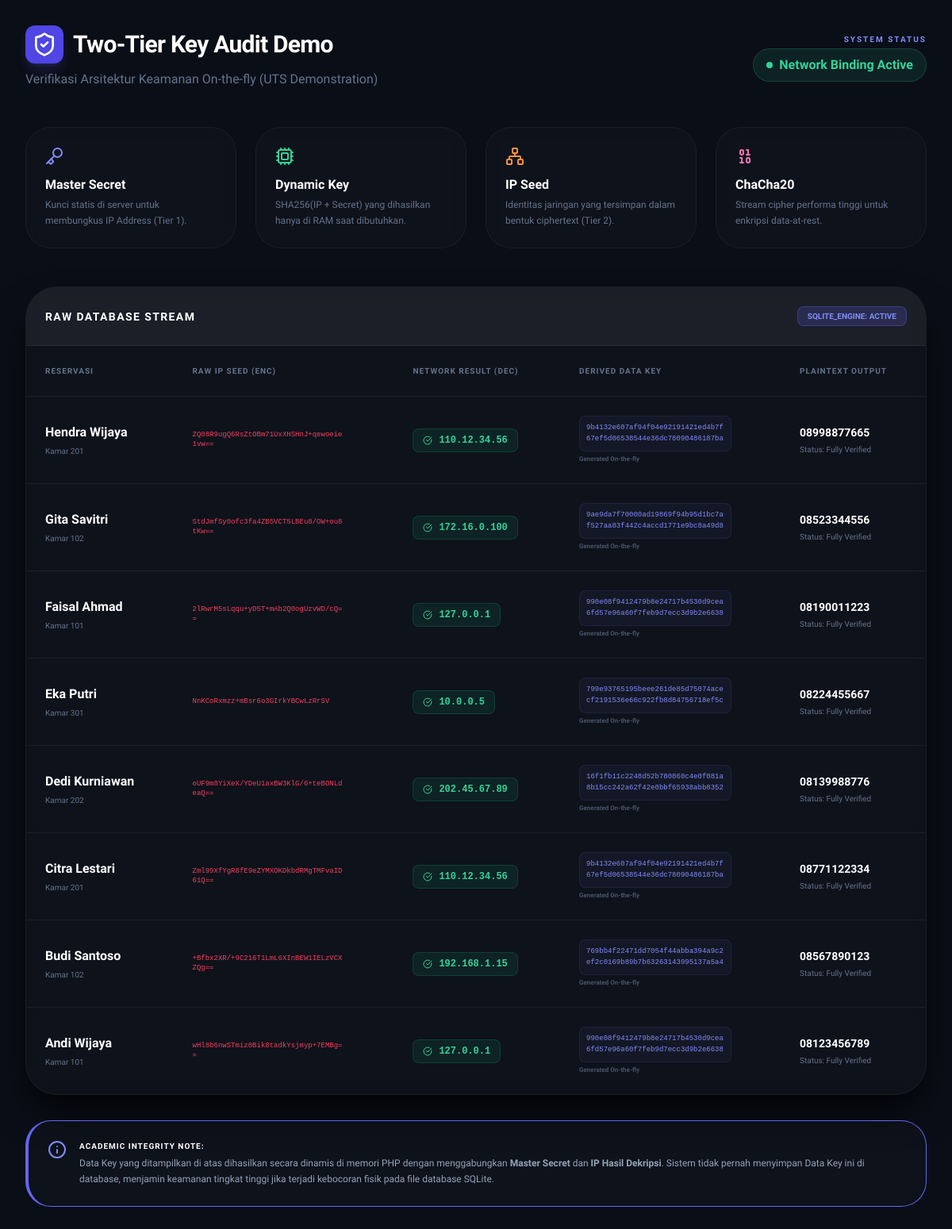
The page /audit_demo.php on the database its author committed.
### tables this page shows
CREATE TABLE reservations (
        id INTEGER PRIMARY KEY AUTOINCREMENT,
        customer_name TEXT,
        phone TEXT,
        email TEXT,
        address TEXT,
        check_in DATE,
        check_out DATE,
        notes TEXT, -- ATURAN 2: Sekarang Plaintext
        room_id INTEGER,
        status TEXT DEFAULT 'pending',
        encrypted_ip_seed TEXT, -- ATURAN 1 & 2: IP Terbungkus Master Key
        FOREIGN KEY(room_id) REFERENCES rooms(id)
    );

CREATE TABLE rooms (
        id INTEGER PRIMARY KEY AUTOINCREMENT,
        room_number TEXT UNIQUE,
        type TEXT,
        price INTEGER,
        status TEXT DEFAULT 'available'
    );

### helpers/security_helper.php (called while the page is built, shortened)
<?php
class SecurityHelper {
    private static function getMasterKey() {
        return hash('sha256', MASTER_SECRET, true);
    }
    public static function getDataKey($ip_address) {
        return hash('sha256', $ip_address . MASTER_SECRET, true);
    }
    public static function decryptData($ciphertext, $ip_address) {
        $key = self::getDataKey($ip_address);
        return self::coreDecrypt($ciphertext, $key);
    }
    public static function decryptIP($encrypted_ip) {
        $key = self::getMasterKey();
        return self::coreDecrypt($encrypted_ip, $key);
    }
    private static function coreDecrypt($base64_data, $key) {
        $decoded = base64_decode($base64_data);
        if (function_exists('sodium_crypto_stream_chacha20_xor')) {
            $nonce_len = 8;
            if (strlen($decoded) < $nonce_len) return "";
            $nonce = substr($decoded, 0, $nonce_len);
            $ciphertext = substr($decoded, $nonce_len);
            return (string)sodium_crypto_stream_chacha20_xor($ciphertext, $nonce, $key);
        } else {
            $nonce_len = 16;
            $nonce = substr($decoded, 0, $nonce_len);
            $ciphertext = substr($decoded, $nonce_len);
            return (string)openssl_decrypt($ciphertext, 'chacha20', $key, OPENSSL_RAW_DATA, $nonce);
        }
    }
}
?>

### audit_demo.php (the view, shortened to what this page needs)
<?php
require_once 'helpers/security_helper.php';
$db = new PDO("sqlite:" . DB_PATH);
$db->setAttribute(PDO::ATTR_ERRMODE, PDO::ERRMODE_EXCEPTION);
$query = "SELECT r.*, rm.room_number
          FROM reservations r
          JOIN rooms rm ON r.room_id = rm.id
          ORDER BY r.id DESC";
$data = $db->query($query)->fetchAll(PDO::FETCH_ASSOC);
?>
<!DOCTYPE html>
<html lang="en">
<head>
    <script src="https://cdn.tailwindcss.com"></script>
</head>
<body class="bg-[#0a0e17] text-slate-300 min-h-screen p-8">
    <div class="max-w-7xl mx-auto">
        <div class="flex justify-between items-center mb-12">
            <div>
                <h1 class="text-3xl font-black text-white tracking-tight flex items-center gap-3">
                    <span class="p-2 bg-indigo-600 rounded-xl shadow-lg shadow-indigo-500/20">
                        <i data-lucide="shield-check" class="w-8 h-8"></i>
                    </span>
                    Two-Tier Key Audit Demo
                </h1>
                <p class="text-slate-500 mt-2 font-medium">Verifikasi Arsitektur Keamanan On-the-fly (UTS Demonstration)</p>
            </div>
            <div class="text-right">
                <div class="text-[10px] font-bold text-indigo-400 uppercase tracking-[0.2em] mb-1">System Status</div>
                <div class="flex items-center gap-2 text-emerald-400 font-bold bg-emerald-400/10 px-4 py-2 rounded-full border border-emerald-400/20">
                    <span class="w-2 h-2 bg-emerald-400 rounded-full animate-pulse"></span>
                    Network Binding Active
                </div>
            </div>
        </div>
        <div class="grid grid-cols-1 md:grid-cols-4 gap-6 mb-12">
            <div class="glass p-6 rounded-[2rem]">
                <div class="text-indigo-400 mb-3"><i data-lucide="key" class="w-6 h-6"></i></div>
                <h3 class="text-white font-bold mb-1">Master Secret</h3>
                <p class="text-xs text-slate-500 leading-relaxed">Kunci statis di server untuk membungkus IP Address (Tier 1).</p>
            </div>
            <div class="glass p-6 rounded-[2rem]">
                <div class="text-emerald-400 mb-3"><i data-lucide="cpu" class="w-6 h-6"></i></div>
                <h3 class="text-white font-bold mb-1">Dynamic Key</h3>
                <p class="text-xs text-slate-500 leading-relaxed">SHA256(IP + Secret) yang dihasilkan hanya di RAM saat dibutuhkan.</p>
            </div>
            <div class="glass p-6 rounded-[2rem]">
                <div class="text-orange-400 mb-3"><i data-lucide="network" class="w-6 h-6"></i></div>
                <h3 class="text-white font-bold mb-1">IP Seed</h3>
                <p class="text-xs text-slate-500 leading-relaxed">Identitas jaringan yang tersimpan dalam bentuk ciphertext (Tier 2).</p>
            </div>
            <div class="glass p-6 rounded-[2rem]">
                <div class="text-pink-400 mb-3"><i data-lucide="binary" class="w-6 h-6"></i></div>
                <h3 class="text-white font-bold mb-1">ChaCha20</h3>
                <p class="text-xs text-slate-500 leading-relaxed">Stream cipher performa tinggi untuk enkripsi data-at-rest.</p>
            </div>
        </div>
        <div class="glass rounded-[2.5rem] overflow-hidden shadow-2xl shadow-black">
            <div class="p-6 bg-white/5 border-b border-white/5 flex items-center justify-between">
                <div class="text-sm font-bold text-white uppercase tracking-widest">Raw Database Stream</div>
                <div class="text-[10px] bg-indigo-500/20 text-indigo-400 px-3 py-1 rounded-lg border border-indigo-500/30 font-bold">SQLITE_ENGINE: ACTIVE</div>
            </div>
            <div class="overflow-x-auto">
                <table class="w-full text-left border-collapse">
                    <thead>
                        <tr class="text-[10px] font-black uppercase tracking-[0.1em] text-slate-500 border-b border-white/5">
                            <th class="p-6">Reservasi</th>
                            <th class="p-6">Raw IP Seed (Enc)</th>
                            <th class="p-6">Network Result (Dec)</th>
                            <th class="p-6">Derived Data Key</th>
                            <th class="p-6">Plaintext Output</th>
                        </tr>
                    </thead>
                    <tbody class="divide-y divide-white/5">
                        <?php foreach ($data as $row): ?>
                        <?php
                            $enc_ip = $row['encrypted_ip_seed'] ?? '';
                            $ip_asli = SecurityHelper::decryptIP($enc_ip);
                            $data_key = bin2hex(SecurityHelper::getDataKey($ip_asli));
                            $phone_dec = SecurityHelper::decryptData($row['phone'] ?? '', $ip_asli);
                        ?>
                        <tr class="group hover:bg-white/[0.02] transition-colors">
                            <td class="p-6">
                                <div class="text-white font-bold"><?= htmlspecialchars($row['customer_name'] ?? '') ?></div>
                                <div class="text-[10px] text-slate-500 mt-1">Kamar <?= $row['room_number'] ?></div>
                            </td>
                            <td class="p-6">
                                <div class="font-mono text-[9px] text-rose-500 break-all w-48 leading-tight">
                                    <?= $enc_ip ?>
                                </div>
                            </td>
                            <td class="p-6">
                                <div class="inline-flex items-center gap-2 bg-emerald-500/10 text-emerald-400 px-3 py-1.5 rounded-lg border border-emerald-500/20 font-mono text-xs font-bold">
                                    <i data-lucide="check-circle" class="w-3 h-3"></i>
                                    <?= $ip_asli ?: 'FAILED' ?>
                                </div>
                            </td>
                            <td class="p-6">
                                <div class="font-mono text-[9px] text-indigo-400 bg-indigo-400/5 p-2 rounded-lg border border-indigo-400/10 w-48 break-all">
                                    <?= $data_key ?>
                                </div>
                                <div class="text-[8px] text-slate-600 mt-1 font-bold">Generated On-the-fly</div>
                            </td>
                            <td class="p-6">
                                <div class="text-sm font-bold text-white">
                                    <?= htmlspecialchars($phone_dec) ?>
                                </div>
                                <div class="text-[10px] text-slate-500 mt-1">Status: Fully Verified</div>
                            </td>
                        </tr>
                        <?php endforeach; ?>
                    </tbody>
                </table>
            </div>
        </div>
        <div class="mt-8 p-6 glass rounded-[2rem] border-l-4 border-indigo-500 flex gap-4">
            <div class="text-indigo-400"><i data-lucide="info" class="w-6 h-6"></i></div>
            <div class="text-xs leading-relaxed text-slate-400">
                <strong class="text-white block mb-1 uppercase tracking-widest text-[10px]">Academic Integrity Note:</strong>
                Data Key yang ditampilkan di atas dihasilkan secara dinamis di memori PHP dengan menggabungkan <strong>Master Secret</strong> dan <strong>IP Hasil Dekripsi</strong>.
                Sistem tidak pernah menyimpan Data Key ini di database, menjamin keamanan tingkat tinggi jika terjadi kebocoran fisik pada file database SQLite.
            </div>
        </div>
    </div>
</body>
</html>

### audit_demo.php (style rules this page uses)
body { font-family: 'Plus Jakarta Sans', sans-serif; }
.font-mono { font-family: 'JetBrains Mono', monospace; }
.glass { background: rgba(255, 255, 255, 0.02); backdrop-filter: blur(10px); border: 1px solid rgba(255, 255, 255, 0.05); }

### rows shown on the page
reservations: customer_name "Hendra Wijaya", room.room_number "201", encrypted_ip_seed "ZQ08R9ugQ6RsZtOBm71UxXHSHnJ+qewoeie1vw==", encrypted_ip_seed "110.12.34.56", encrypted_ip_seed "9b4132e607af94f04e92191421ed4b7f67ef5d06538544e36dc78090486187ba", phone_dec "08998877665"
reservations: customer_name "Gita Savitri", room.room_number "102", encrypted_ip_seed "StdJmfSy0ofc3fa4ZB5VCT5LBEu8/OW+ou8tKw==", encrypted_ip_seed "172.16.0.100", encrypted_ip_seed "9ae9da7f70000ad19869f94b95d1bc7af527aa83f442c4accd1771e9bc8a49d8", phone_dec "08523344556"
reservations: customer_name "Faisal Ahmad", room.room_number "101", encrypted_ip_seed "2lRwrM5sLqqu+yD5T+mAb2Q0ogUzvWD/cQ==", encrypted_ip_seed "127.0.0.1", encrypted_ip_seed "990e08f9412479b8e24717b4530d9cea6fd57e96a60f7feb9d7ecc3d9b2e6638", phone_dec "08190011223"
reservations: customer_name "Eka Putri", room.room_number "301", encrypted_ip_seed "NnKCoRxmzz+mBsr6o3GIrkYBCwLzRrSV", encrypted_ip_seed "10.0.0.5", encrypted_ip_seed "799e93765195beee261de85d75074acecf2191536e66c922fb8d84756718ef5c", phone_dec "08224455667"
reservations: customer_name "Dedi Kurniawan", room.room_number "202", encrypted_ip_seed "oUF9m8YiXeX/YDeU1axBW3KlG/6+teBONLdeaQ==", encrypted_ip_seed "202.45.67.89", encrypted_ip_seed "16f1fb11c2248d52b780860c4e0f081a8b15cc242a62f42e0bbf65938abb8352", phone_dec "08139988776"
reservations: customer_name "Citra Lestari", room.room_number "201", encrypted_ip_seed "Zml99XfYgR8fE9eZYMXOKDkbdRMgTMFvaID61Q==", encrypted_ip_seed "110.12.34.56", encrypted_ip_seed "9b4132e607af94f04e92191421ed4b7f67ef5d06538544e36dc78090486187ba", phone_dec "08771122334"
reservations: customer_name "Budi Santoso", room.room_number "102", encrypted_ip_seed "+Bfbx2XR/+9C216T1LmL6XInBEW1IELzVCXZQg==", encrypted_ip_seed "192.168.1.15", encrypted_ip_seed "769bb4f22471dd7054f44abba394a9c2ef2c0169b89b7b63263143995137a5a4", phone_dec "08567890123"
reservations: customer_name "Andi Wijaya", room.room_number "101", encrypted_ip_seed "wHl8b6nwSTmiz0Bik8tadkYsjmyp+7EMBg==", encrypted_ip_seed "127.0.0.1", encrypted_ip_seed "990e08f9412479b8e24717b4530d9cea6fd57e96a60f7feb9d7ecc3d9b2e6638", phone_dec "08123456789"
